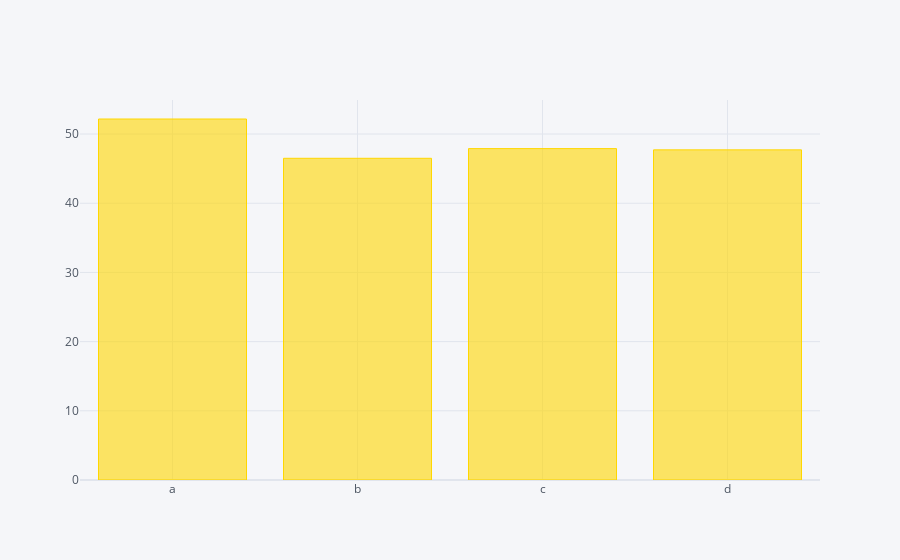

The notebook cell saved with this chart:
### Code cell
df.sum().iplot(kind='bar',color='gold')

### Figure 1 — Plotly figure (JSON) as saved in the notebook; plotly's stock layout.template omitted (floating-point values rounded to 4 significant figures)
{"data": [{"marker": {"color": "rgba(255, 215, 0, 0.6)", "line": {"color": "rgba(255, 215, 0, 1.0)", "width": 1}}, "name": "None", "orientation": "v", "text": "", "type": "bar", "x": ["a", "b", "c", "d"], "y": [52.17, 46.49, 47.89, 47.71]}], "layout": {"legend": {"bgcolor": "#F5F6F9", "font": {"color": "#4D5663"}}, "paper_bgcolor": "#F5F6F9", "plot_bgcolor": "#F5F6F9", "title": {"font": {"color": "#4D5663"}}, "xaxis": {"gridcolor": "#E1E5ED", "showgrid": true, "tickfont": {"color": "#4D5663"}, "title": {"font": {"color": "#4D5663"}, "text": ""}, "zerolinecolor": "#E1E5ED"}, "yaxis": {"gridcolor": "#E1E5ED", "showgrid": true, "tickfont": {"color": "#4D5663"}, "title": {"font": {"color": "#4D5663"}, "text": ""}, "zerolinecolor": "#E1E5ED"}}}
